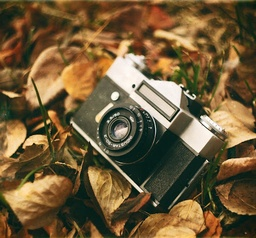
#> input picture NumericalMethods/CP/photo.jpg, 256 x 238 px, shrunk from 512 x 476 before the run
$ jupyter execute CP.ipynb
#> lines starting #> are read from the running program, lines starting #| are printed output that depends on the picture
[cell 1]
import numpy as np
from PIL import Image
import matplotlib.pyplot as plt

def power_iteration(A, num_simulations: int = 1000, epsilon: float = 1e-10):
    n, _ = A.shape
    b_k = np.random.rand(n)
    b_k = b_k / np.linalg.norm(b_k)

    eigenvalue = 0.0
    for _ in range(num_simulations):
        b_k1 = A @ b_k
        b_k1_norm = np.linalg.norm(b_k1)
        if b_k1_norm == 0:
            return 0, b_k
        b_k1 = b_k1 / b_k1_norm
        eigenvalue_new = b_k.T @ A @ b_k
        if np.abs(eigenvalue_new - eigenvalue) < epsilon:
            break
        eigenvalue = eigenvalue_new
        b_k = b_k1
    return eigenvalue, b_k

def deflate_matrix(A, eigenvalue, eigenvector):
    return A - eigenvalue * np.outer(eigenvector, eigenvector)

def get_eigen_pairs(A, max_rank):
#> called with A = array of shape (3, 3), max_rank = 3
    eigvals, eigvecs = [], []
    A_copy = A.copy()
    for _ in range(max_rank):
        eigenvalue, eigenvector = power_iteration(A_copy)
        if eigenvalue < 1e-10:
            break
        eigvals.append(np.sqrt(eigenvalue))
        eigvecs.append(eigenvector)
        A_copy = deflate_matrix(A_copy, eigenvalue, eigenvector)
    return np.array(eigvals), np.array(eigvecs).T  # eigvecs - матрица (n x k)

def compute_svd(A, rank=None):
    m, n = A.shape
    if m >= n:
        # Используем A^T A
        matrix = A.T @ A
        eigvals, V = get_eigen_pairs(matrix, max_rank=n)  # V размер (n x k)
        # Обрезаем по rank, если надо
        if rank is not None:
            eigvals = eigvals[:rank]
            V = V[:, :rank]
        # Собираем Sigma
        Sigma = np.diag(eigvals)
        # Определяем U
        U = A @ V @ np.linalg.pinv(Sigma)
    else:
        # Используем A A^T
        matrix = A @ A.T
        eigvals, U = get_eigen_pairs(matrix, max_rank=m)  # U размер (m x k)
        if rank is not None:
            eigvals = eigvals[:rank]
            U = U[:, :rank]
        Sigma = np.diag(eigvals)
        V = np.linalg.pinv(Sigma) @ U.T @ A  # будет (r x m) @ (m x n) = (r x n)
        V = V.T  # теперь V размер (n x r)

    return U, Sigma, V

def reconstruct_matrix(U, Sigma, V):
    # Теперь V размер (n x r), поэтому для реконструкции A используем V^T
    return U @ Sigma @ V.T

def svd_on_image(image_path, rank=50, show=True):
#> called with image_path = 'photo.jpg', rank = 10, show = True
    image = Image.open(image_path).convert('L')
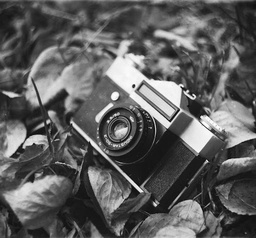
#> image: PIL image 256x238 L; min 6, max 255, mean 93.5
    A = np.array(image, dtype=float)

    # Вычисляем SVD
    U, Sigma, V = compute_svd(A, rank=rank)
#> call 2 of compute_svd, with rank = 10
#> in compute_svd (call 2), `matrix = A @ A.T`:
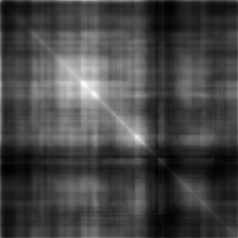
#> matrix: shape (238, 238) float64; min 872025, max 5982194, mean 2272821; drawn with min black and max white
#> call 2 of get_eigen_pairs, with max_rank = 238
#> the loop in get_eigen_pairs (call 2), `for _ in range(max_rank):` made 238 passes
#> eigenvalue on passes 1 to 3: 570670488.3, 40692067.3, 28271045.2
#> pass 1, in get_eigen_pairs (call 2), `A_copy = deflate_matrix(A_copy, eigenvalue, eigenvector)`:
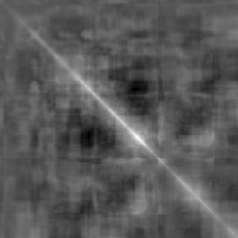
#> A_copy: shape (238, 238) float64; min -924879.4, max 1728962.9, mean 2158.6; drawn with min black and max white
#> pass 2, in get_eigen_pairs (call 2), `A_copy = deflate_matrix(A_copy, eigenvalue, eigenvector)`:
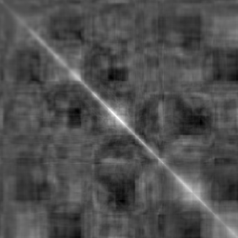
#> A_copy: shape (238, 238) float64; min -542325.4, max 1204909.7, mean 867.8; drawn with min black and max white
#> pass 3, in get_eigen_pairs (call 2), `A_copy = deflate_matrix(A_copy, eigenvalue, eigenvector)`:
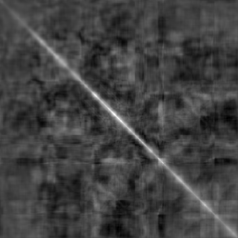
#> A_copy: shape (238, 238) float64; min -311141.6, max 893404.9, mean 857.4; drawn with min black and max white
#> after the loop in get_eigen_pairs (call 2), `for _ in range(max_rank):`:
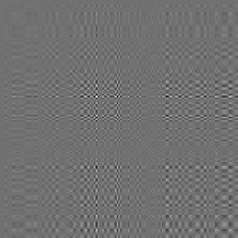
#> A_copy: shape (238, 238) float64; min -9.66e-05, max 0.000121, mean 1.09e-09; drawn with min black and max white
#> after the loop in get_eigen_pairs (call 2), `for _ in range(max_rank):`: eigvals = 238 values, max 23888.7 at index 0, min 1.8 at index 237, mean 495.7; eigvecs = 238 items
#> in compute_svd (call 2), `eigvals, U = get_eigen_pairs(matrix, max_rank=m)`:
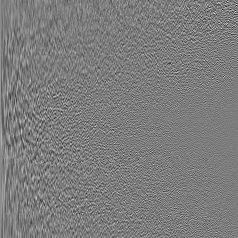
#> U: shape (238, 238) float64; min -0.408, max 0.426, mean 0.000525; drawn with min black and max white
#> in compute_svd (call 2), `eigvals = eigvals[:rank]`: eigvals = [23888.7, 6379, 5317.1, 4004.5, 3282.1, 2969.6, 2431.9, 2325.1, 2194.7, 2128]

    # Восстанавливаем изображение
    A_reconstructed = reconstruct_matrix(U, Sigma, V)
#> in reconstruct_matrix (call 2), `return U @ Sigma @ V.T`:
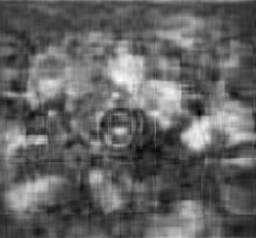
#> returned value: shape (238, 256) float64; min -29.22, max 286.1, mean 93.5; drawn with min black and max white
    A_reconstructed = np.clip(A_reconstructed, 0, 255)
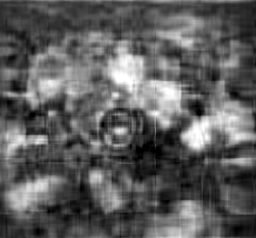
#> A_reconstructed: shape (238, 256) float64; min 0, max 255, mean 93.5
    reconstructed_image = Image.fromarray(A_reconstructed.astype('uint8'))

    if show:
        plt.figure(figsize=(12, 6))
        plt.subplot(1, 2, 1)
        plt.title('Исходное изображение')
        plt.imshow(A, cmap='gray')
        plt.axis('off')

        plt.subplot(1, 2, 2)
        plt.title(f'Восстановленное изображение (rank={rank})')
        plt.imshow(A_reconstructed, cmap='gray')
        plt.axis('off')

        plt.show()

    return reconstructed_image

def example_with_matrix():
    A = np.array([[-2, 3, 9, -1],
                  [7, -6, 0, 4],
                  [0, 8, -3, 7]], dtype=float)
    print("Исходная матрица A:")
    print(A)

    U, Sigma, V = compute_svd(A)
    print("\nМатрица U:")
    print(U)
    print("\nСингулярные значения Sigma:")
    print(Sigma)
    print("\nМатрица V:")
    print(V)

    A_reconstructed = reconstruct_matrix(U, Sigma, V)
    print("\nВосстановленная матрица A:")
    print(A_reconstructed)

# Пример
example_with_matrix()
